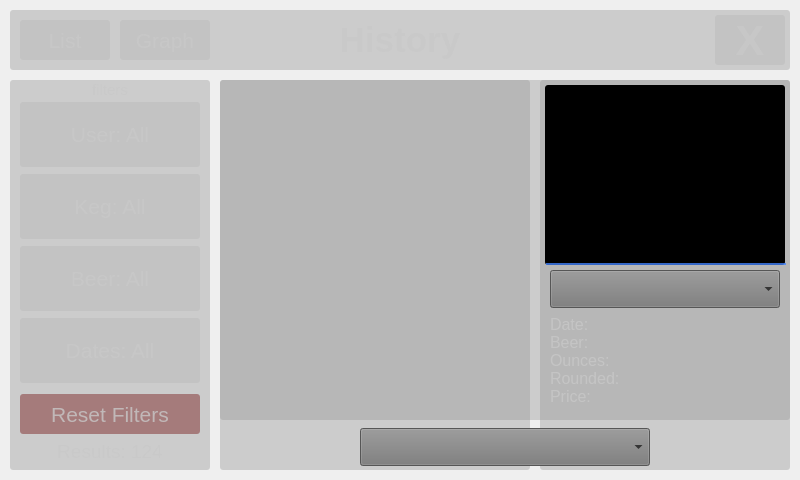
<?xml version="1.0" encoding="UTF-8"?>
<ui version="4.0">
 <class>HistoryWindow</class>
 <widget class="QMainWindow" name="HistoryWindow">
  <property name="geometry">
   <rect>
    <x>0</x>
    <y>0</y>
    <width>800</width>
    <height>480</height>
   </rect>
  </property>
  <property name="windowTitle">
   <string>History</string>
  </property>
  <property name="windowIcon">
   <iconset resource="../resources.qrc">
    <normaloff>:/images/Logo.png</normaloff>:/images/Logo.png</iconset>
  </property>
  <property name="styleSheet">
   <string notr="true">#centralwidget, QDialog
{
    background-image: url(:/images/Background1.png);
}

QPushButton
{
    color:rgb(200,200,200,200);
    background-color:rgb(180,180,180,100);
    border-radius:3;
}

QPushButton:checked
{
    color:rgb(200,200,200,200);
    background-color:rgb(140,140,250,100);
    border-radius:3;
}

QLabel
{
    color:rgb(200,200,200,200);
    background-color:rgb(150,150,150, 100);
    border-radius:3;
}

#scrollPane, #paymentsScrollPane
{
    background-color:rgb(150,150,150,100);
    border-radius:3;
}

QScrollBar:horizontal, QScrollBar:vertical
{
    height:50px;
    width:50px;
    background-color:rgb(120, 120, 120, 140);
}

QScrollBar::add-page:horizontal, QScrollBar::add-page:vertical, QScrollBar::sub-page:horizontal, QScrollBar::sub-page:vertical
{
    background:none;
}


QComboBox QAbstractItemView
{
    background-color: rgb(120, 120, 120);
    selection-background-color: rgb(90, 90, 90);
}
QComboBox
{
    background-color: rgb(120, 120, 120);
    min-height:34px;
    selection-background-color: rgb(90, 90, 90);
}

QMessageBox
{
    background-color: rgb(180, 180, 180);
    background-image: url();
}
QMessageBox QLabel
{
    color:rgb(0,0,0);
    background-color:rgb(0,0,0,0);
}
QMessageBox QPushButton
{
    color:rgb(0,0,0);
    background-color:rgb(140,140,140);
    padding: 20px;
}
</string>
  </property>
  <widget class="QWidget" name="centralwidget">
   <widget class="QLabel" name="infoLabel">
    <property name="geometry">
     <rect>
      <x>550</x>
      <y>315</y>
      <width>240</width>
      <height>150</height>
     </rect>
    </property>
    <property name="font">
     <font>
      <pointsize>12</pointsize>
     </font>
    </property>
    <property name="styleSheet">
     <string notr="true">background-color:rgb(0,0,0,0);</string>
    </property>
    <property name="text">
     <string>&lt;html&gt;&lt;head/&gt;&lt;body&gt;&lt;p&gt;Date:&lt;br/&gt;Beer:&lt;br/&gt;Ounces:&lt;br/&gt;Rounded:&lt;br/&gt;Price:&lt;/p&gt;&lt;/body&gt;&lt;/html&gt;</string>
    </property>
    <property name="alignment">
     <set>Qt::AlignLeading|Qt::AlignLeft|Qt::AlignTop</set>
    </property>
   </widget>
   <widget class="QPushButton" name="closeButton">
    <property name="geometry">
     <rect>
      <x>715</x>
      <y>15</y>
      <width>70</width>
      <height>50</height>
     </rect>
    </property>
    <property name="font">
     <font>
      <pointsize>32</pointsize>
      <weight>75</weight>
      <bold>true</bold>
     </font>
    </property>
    <property name="focusPolicy">
     <enum>Qt::NoFocus</enum>
    </property>
    <property name="text">
     <string>X</string>
    </property>
    <property name="flat">
     <bool>false</bool>
    </property>
   </widget>
   <widget class="QLabel" name="previewLabel">
    <property name="geometry">
     <rect>
      <x>545</x>
      <y>85</y>
      <width>240</width>
      <height>180</height>
     </rect>
    </property>
    <property name="styleSheet">
     <string notr="true">background-color:rgb(0,0,0);</string>
    </property>
    <property name="frameShape">
     <enum>QFrame::StyledPanel</enum>
    </property>
    <property name="text">
     <string/>
    </property>
   </widget>
   <widget class="QComboBox" name="usersComboBox">
    <property name="geometry">
     <rect>
      <x>550</x>
      <y>270</y>
      <width>230</width>
      <height>38</height>
     </rect>
    </property>
    <property name="font">
     <font>
      <pointsize>14</pointsize>
     </font>
    </property>
    <property name="focusPolicy">
     <enum>Qt::NoFocus</enum>
    </property>
   </widget>
   <widget class="QPushButton" name="deleteButton">
    <property name="geometry">
     <rect>
      <x>750</x>
      <y>430</y>
      <width>50</width>
      <height>50</height>
     </rect>
    </property>
    <property name="font">
     <font>
      <family>Century Schoolbook L</family>
      <pointsize>20</pointsize>
      <weight>75</weight>
      <bold>true</bold>
     </font>
    </property>
    <property name="focusPolicy">
     <enum>Qt::NoFocus</enum>
    </property>
    <property name="styleSheet">
     <string notr="true">background-color:rgb(0,0,0,0);</string>
    </property>
    <property name="text">
     <string/>
    </property>
    <property name="default">
     <bool>false</bool>
    </property>
    <property name="flat">
     <bool>true</bool>
    </property>
   </widget>
   <widget class="StaticScrollArea" name="scrollPane">
    <property name="geometry">
     <rect>
      <x>220</x>
      <y>80</y>
      <width>310</width>
      <height>390</height>
     </rect>
    </property>
    <property name="styleSheet">
     <string notr="true"/>
    </property>
    <property name="frameShape">
     <enum>QFrame::Box</enum>
    </property>
    <property name="frameShadow">
     <enum>QFrame::Plain</enum>
    </property>
   </widget>
   <widget class="QLabel" name="titleLabel">
    <property name="geometry">
     <rect>
      <x>10</x>
      <y>10</y>
      <width>780</width>
      <height>60</height>
     </rect>
    </property>
    <property name="font">
     <font>
      <pointsize>26</pointsize>
      <weight>75</weight>
      <bold>true</bold>
     </font>
    </property>
    <property name="styleSheet">
     <string notr="true">color: rgb(200,200,200,200);</string>
    </property>
    <property name="text">
     <string>History</string>
    </property>
    <property name="alignment">
     <set>Qt::AlignCenter</set>
    </property>
   </widget>
   <widget class="UserFilterButton" name="userFilter">
    <property name="geometry">
     <rect>
      <x>20</x>
      <y>102</y>
      <width>180</width>
      <height>65</height>
     </rect>
    </property>
    <property name="font">
     <font>
      <pointsize>16</pointsize>
      <weight>50</weight>
      <bold>false</bold>
     </font>
    </property>
    <property name="focusPolicy">
     <enum>Qt::NoFocus</enum>
    </property>
    <property name="text">
     <string>User: All</string>
    </property>
    <property name="flat">
     <bool>false</bool>
    </property>
   </widget>
   <widget class="KegFilterButton" name="kegFilter">
    <property name="geometry">
     <rect>
      <x>20</x>
      <y>174</y>
      <width>180</width>
      <height>65</height>
     </rect>
    </property>
    <property name="font">
     <font>
      <pointsize>16</pointsize>
      <weight>50</weight>
      <bold>false</bold>
     </font>
    </property>
    <property name="focusPolicy">
     <enum>Qt::NoFocus</enum>
    </property>
    <property name="text">
     <string>Keg: All</string>
    </property>
    <property name="flat">
     <bool>false</bool>
    </property>
   </widget>
   <widget class="BeerFilterButton" name="beerFilter">
    <property name="geometry">
     <rect>
      <x>20</x>
      <y>246</y>
      <width>180</width>
      <height>65</height>
     </rect>
    </property>
    <property name="font">
     <font>
      <pointsize>16</pointsize>
      <weight>50</weight>
      <bold>false</bold>
     </font>
    </property>
    <property name="focusPolicy">
     <enum>Qt::NoFocus</enum>
    </property>
    <property name="text">
     <string>Beer: All</string>
    </property>
    <property name="flat">
     <bool>false</bool>
    </property>
   </widget>
   <widget class="DateFilterButton" name="dateFilter">
    <property name="geometry">
     <rect>
      <x>20</x>
      <y>318</y>
      <width>180</width>
      <height>65</height>
     </rect>
    </property>
    <property name="font">
     <font>
      <pointsize>16</pointsize>
      <weight>50</weight>
      <bold>false</bold>
     </font>
    </property>
    <property name="focusPolicy">
     <enum>Qt::NoFocus</enum>
    </property>
    <property name="text">
     <string>Dates: All</string>
    </property>
    <property name="flat">
     <bool>false</bool>
    </property>
   </widget>
   <widget class="QPushButton" name="resetFiltersButton">
    <property name="geometry">
     <rect>
      <x>20</x>
      <y>394</y>
      <width>180</width>
      <height>40</height>
     </rect>
    </property>
    <property name="font">
     <font>
      <pointsize>16</pointsize>
      <weight>50</weight>
      <bold>false</bold>
     </font>
    </property>
    <property name="focusPolicy">
     <enum>Qt::NoFocus</enum>
    </property>
    <property name="styleSheet">
     <string notr="true">background-color: rgb(145, 82, 82,170);</string>
    </property>
    <property name="text">
     <string>Reset Filters</string>
    </property>
    <property name="flat">
     <bool>false</bool>
    </property>
   </widget>
   <widget class="QPushButton" name="listButton">
    <property name="geometry">
     <rect>
      <x>20</x>
      <y>20</y>
      <width>90</width>
      <height>40</height>
     </rect>
    </property>
    <property name="font">
     <font>
      <pointsize>16</pointsize>
      <weight>50</weight>
      <bold>false</bold>
     </font>
    </property>
    <property name="focusPolicy">
     <enum>Qt::NoFocus</enum>
    </property>
    <property name="text">
     <string>List</string>
    </property>
    <property name="flat">
     <bool>false</bool>
    </property>
   </widget>
   <widget class="QPushButton" name="graphButton">
    <property name="geometry">
     <rect>
      <x>120</x>
      <y>20</y>
      <width>90</width>
      <height>40</height>
     </rect>
    </property>
    <property name="font">
     <font>
      <pointsize>16</pointsize>
      <weight>50</weight>
      <bold>false</bold>
     </font>
    </property>
    <property name="focusPolicy">
     <enum>Qt::NoFocus</enum>
    </property>
    <property name="text">
     <string>Graph</string>
    </property>
    <property name="flat">
     <bool>false</bool>
    </property>
   </widget>
   <widget class="QLabel" name="resultCountLabel">
    <property name="geometry">
     <rect>
      <x>20</x>
      <y>436</y>
      <width>180</width>
      <height>30</height>
     </rect>
    </property>
    <property name="font">
     <font>
      <pointsize>14</pointsize>
     </font>
    </property>
    <property name="styleSheet">
     <string notr="true">background-color:rgb(0,0,0,0);</string>
    </property>
    <property name="text">
     <string>Results: 124</string>
    </property>
    <property name="alignment">
     <set>Qt::AlignCenter</set>
    </property>
   </widget>
   <widget class="QwtGraphFrame" name="graphFrame">
    <property name="geometry">
     <rect>
      <x>225</x>
      <y>80</y>
      <width>560</width>
      <height>340</height>
     </rect>
    </property>
    <property name="frameShape">
     <enum>QFrame::Box</enum>
    </property>
    <property name="frameShadow">
     <enum>QFrame::Plain</enum>
    </property>
    <property name="lineWidth">
     <number>0</number>
    </property>
   </widget>
   <widget class="QComboBox" name="graphComboBox">
    <property name="geometry">
     <rect>
      <x>360</x>
      <y>428</y>
      <width>290</width>
      <height>38</height>
     </rect>
    </property>
    <property name="font">
     <font>
      <pointsize>14</pointsize>
     </font>
    </property>
    <property name="focusPolicy">
     <enum>Qt::NoFocus</enum>
    </property>
   </widget>
   <widget class="QLabel" name="backgroundTile">
    <property name="geometry">
     <rect>
      <x>10</x>
      <y>80</y>
      <width>200</width>
      <height>390</height>
     </rect>
    </property>
    <property name="font">
     <font>
      <pointsize>12</pointsize>
     </font>
    </property>
    <property name="text">
     <string/>
    </property>
    <property name="alignment">
     <set>Qt::AlignLeading|Qt::AlignLeft|Qt::AlignTop</set>
    </property>
   </widget>
   <widget class="QLabel" name="backgroundTile_2">
    <property name="geometry">
     <rect>
      <x>540</x>
      <y>80</y>
      <width>250</width>
      <height>390</height>
     </rect>
    </property>
    <property name="font">
     <font>
      <pointsize>12</pointsize>
     </font>
    </property>
    <property name="text">
     <string/>
    </property>
    <property name="alignment">
     <set>Qt::AlignLeading|Qt::AlignLeft|Qt::AlignTop</set>
    </property>
   </widget>
   <widget class="QLabel" name="resultCountLabel_2">
    <property name="geometry">
     <rect>
      <x>10</x>
      <y>80</y>
      <width>200</width>
      <height>20</height>
     </rect>
    </property>
    <property name="font">
     <font>
      <pointsize>11</pointsize>
     </font>
    </property>
    <property name="styleSheet">
     <string notr="true">background-color:rgb(0,0,0,0);</string>
    </property>
    <property name="text">
     <string>filters</string>
    </property>
    <property name="alignment">
     <set>Qt::AlignCenter</set>
    </property>
   </widget>
   <widget class="QLabel" name="backgroundTile_3">
    <property name="geometry">
     <rect>
      <x>220</x>
      <y>80</y>
      <width>570</width>
      <height>340</height>
     </rect>
    </property>
    <property name="font">
     <font>
      <pointsize>12</pointsize>
     </font>
    </property>
    <property name="text">
     <string/>
    </property>
    <property name="alignment">
     <set>Qt::AlignLeading|Qt::AlignLeft|Qt::AlignTop</set>
    </property>
   </widget>
   <widget class="QLabel" name="videoPrgoressBar">
    <property name="geometry">
     <rect>
      <x>546</x>
      <y>263</y>
      <width>240</width>
      <height>2</height>
     </rect>
    </property>
    <property name="styleSheet">
     <string notr="true">background-color: rgb(67, 133, 255,200);</string>
    </property>
    <property name="text">
     <string/>
    </property>
   </widget>
   <zorder>backgroundTile_3</zorder>
   <zorder>graphFrame</zorder>
   <zorder>backgroundTile_2</zorder>
   <zorder>backgroundTile</zorder>
   <zorder>infoLabel</zorder>
   <zorder>usersComboBox</zorder>
   <zorder>deleteButton</zorder>
   <zorder>scrollPane</zorder>
   <zorder>titleLabel</zorder>
   <zorder>userFilter</zorder>
   <zorder>kegFilter</zorder>
   <zorder>beerFilter</zorder>
   <zorder>dateFilter</zorder>
   <zorder>resetFiltersButton</zorder>
   <zorder>graphButton</zorder>
   <zorder>resultCountLabel</zorder>
   <zorder>graphComboBox</zorder>
   <zorder>previewLabel</zorder>
   <zorder>resultCountLabel_2</zorder>
   <zorder>listButton</zorder>
   <zorder>closeButton</zorder>
   <zorder>videoPrgoressBar</zorder>
  </widget>
 </widget>
 <customwidgets>
  <customwidget>
   <class>StaticScrollArea</class>
   <extends>QFrame</extends>
   <header>widgets/staticscrollarea.h</header>
   <container>1</container>
  </customwidget>
  <customwidget>
   <class>UserFilterButton</class>
   <extends>QPushButton</extends>
   <header>widgets/filters/userfilterbutton.h</header>
  </customwidget>
  <customwidget>
   <class>BeerFilterButton</class>
   <extends>QPushButton</extends>
   <header>widgets/filters/beerfilterbutton.h</header>
  </customwidget>
  <customwidget>
   <class>KegFilterButton</class>
   <extends>QPushButton</extends>
   <header>widgets/filters/kegfilterbutton.h</header>
  </customwidget>
  <customwidget>
   <class>DateFilterButton</class>
   <extends>QPushButton</extends>
   <header>widgets/filters/datefilterbutton.h</header>
  </customwidget>
  <customwidget>
   <class>QwtGraphFrame</class>
   <extends>QFrame</extends>
   <header>widgets/graph/qwtgraphframe.h</header>
   <container>1</container>
  </customwidget>
 </customwidgets>
 <resources>
  <include location="../resources.qrc"/>
 </resources>
 <connections/>
</ui>
